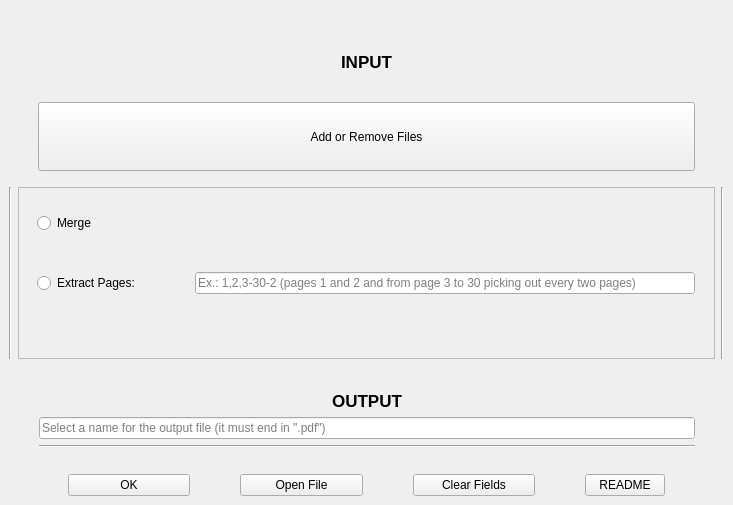
<?xml version="1.0" encoding="UTF-8"?>
<ui version="4.0">
 <class>MainWindow</class>
 <widget class="QMainWindow" name="MainWindow">
  <property name="geometry">
   <rect>
    <x>0</x>
    <y>0</y>
    <width>733</width>
    <height>505</height>
   </rect>
  </property>
  <property name="minimumSize">
   <size>
    <width>733</width>
    <height>497</height>
   </size>
  </property>
  <property name="windowTitle">
   <string>MainWindow</string>
  </property>
  <widget class="QWidget" name="centralwidget">
   <layout class="QGridLayout" name="gridLayout">
    <item row="1" column="1">
     <widget class="QFrame" name="frame">
      <property name="sizePolicy">
       <sizepolicy hsizetype="MinimumExpanding" vsizetype="Expanding">
        <horstretch>0</horstretch>
        <verstretch>0</verstretch>
       </sizepolicy>
      </property>
      <property name="frameShape">
       <enum>QFrame::StyledPanel</enum>
      </property>
      <property name="frameShadow">
       <enum>QFrame::Raised</enum>
      </property>
      <layout class="QGridLayout" name="gridLayout_4">
       <property name="topMargin">
        <number>25</number>
       </property>
       <property name="bottomMargin">
        <number>25</number>
       </property>
       <property name="spacing">
        <number>0</number>
       </property>
       <item row="1" column="0">
        <widget class="QRadioButton" name="extractPages">
         <property name="sizePolicy">
          <sizepolicy hsizetype="Fixed" vsizetype="MinimumExpanding">
           <horstretch>0</horstretch>
           <verstretch>0</verstretch>
          </sizepolicy>
         </property>
         <property name="maximumSize">
          <size>
           <width>149</width>
           <height>16777215</height>
          </size>
         </property>
         <property name="baseSize">
          <size>
           <width>200</width>
           <height>0</height>
          </size>
         </property>
         <property name="text">
          <string>Extract Pages:  </string>
         </property>
         <attribute name="buttonGroup">
          <string notr="true">options</string>
         </attribute>
        </widget>
       </item>
       <item row="1" column="1">
        <widget class="QLineEdit" name="rangePages">
         <property name="sizePolicy">
          <sizepolicy hsizetype="Minimum" vsizetype="Fixed">
           <horstretch>0</horstretch>
           <verstretch>0</verstretch>
          </sizepolicy>
         </property>
         <property name="maximumSize">
          <size>
           <width>500</width>
           <height>16777215</height>
          </size>
         </property>
         <property name="autoFillBackground">
          <bool>true</bool>
         </property>
         <property name="inputMask">
          <string/>
         </property>
         <property name="placeholderText">
          <string>Ex.: 1,2,3-30-2 (pages 1 and 2 and from page 3 to 30 picking out every two pages)</string>
         </property>
        </widget>
       </item>
       <item row="0" column="0" colspan="2">
        <widget class="QRadioButton" name="mergeDocs">
         <property name="sizePolicy">
          <sizepolicy hsizetype="Minimum" vsizetype="Minimum">
           <horstretch>0</horstretch>
           <verstretch>0</verstretch>
          </sizepolicy>
         </property>
         <property name="text">
          <string>Merge</string>
         </property>
         <attribute name="buttonGroup">
          <string notr="true">options</string>
         </attribute>
        </widget>
       </item>
      </layout>
     </widget>
    </item>
    <item row="2" column="1">
     <layout class="QVBoxLayout" name="verticalLayout_2">
      <property name="leftMargin">
       <number>21</number>
      </property>
      <property name="topMargin">
       <number>26</number>
      </property>
      <property name="rightMargin">
       <number>20</number>
      </property>
      <property name="bottomMargin">
       <number>20</number>
      </property>
      <item>
       <widget class="QLabel" name="outputLabel">
        <property name="sizePolicy">
         <sizepolicy hsizetype="Preferred" vsizetype="Fixed">
          <horstretch>0</horstretch>
          <verstretch>0</verstretch>
         </sizepolicy>
        </property>
        <property name="font">
         <font>
          <pointsize>13</pointsize>
          <weight>75</weight>
          <bold>true</bold>
         </font>
        </property>
        <property name="autoFillBackground">
         <bool>false</bool>
        </property>
        <property name="text">
         <string>OUTPUT</string>
        </property>
        <property name="textFormat">
         <enum>Qt::AutoText</enum>
        </property>
        <property name="scaledContents">
         <bool>true</bool>
        </property>
        <property name="alignment">
         <set>Qt::AlignCenter</set>
        </property>
        <property name="wordWrap">
         <bool>true</bool>
        </property>
        <property name="margin">
         <number>2</number>
        </property>
        <property name="indent">
         <number>0</number>
        </property>
        <property name="buddy">
         <cstring>outputName</cstring>
        </property>
       </widget>
      </item>
      <item>
       <widget class="QLineEdit" name="outputName">
        <property name="font">
         <font>
          <weight>50</weight>
          <italic>false</italic>
          <bold>false</bold>
         </font>
        </property>
        <property name="layoutDirection">
         <enum>Qt::LeftToRight</enum>
        </property>
        <property name="autoFillBackground">
         <bool>true</bool>
        </property>
        <property name="text">
         <string/>
        </property>
        <property name="placeholderText">
         <string>Select a name for the output file (it must end in &quot;.pdf&quot;)</string>
        </property>
       </widget>
      </item>
      <item>
       <widget class="Line" name="line">
        <property name="orientation">
         <enum>Qt::Horizontal</enum>
        </property>
       </widget>
      </item>
     </layout>
    </item>
    <item row="1" column="0">
     <widget class="Line" name="line_2">
      <property name="orientation">
       <enum>Qt::Vertical</enum>
      </property>
     </widget>
    </item>
    <item row="3" column="1">
     <layout class="QHBoxLayout" name="horizontalLayout_5">
      <property name="spacing">
       <number>50</number>
      </property>
      <property name="leftMargin">
       <number>50</number>
      </property>
      <property name="rightMargin">
       <number>50</number>
      </property>
      <item>
       <widget class="QPushButton" name="OK">
        <property name="sizePolicy">
         <sizepolicy hsizetype="MinimumExpanding" vsizetype="Minimum">
          <horstretch>0</horstretch>
          <verstretch>0</verstretch>
         </sizepolicy>
        </property>
        <property name="text">
         <string>OK</string>
        </property>
       </widget>
      </item>
      <item>
       <widget class="QPushButton" name="openFile">
        <property name="sizePolicy">
         <sizepolicy hsizetype="MinimumExpanding" vsizetype="Minimum">
          <horstretch>0</horstretch>
          <verstretch>0</verstretch>
         </sizepolicy>
        </property>
        <property name="text">
         <string>Open File</string>
        </property>
       </widget>
      </item>
      <item>
       <widget class="QPushButton" name="clearFields">
        <property name="sizePolicy">
         <sizepolicy hsizetype="MinimumExpanding" vsizetype="Minimum">
          <horstretch>0</horstretch>
          <verstretch>0</verstretch>
         </sizepolicy>
        </property>
        <property name="text">
         <string>Clear Fields</string>
        </property>
       </widget>
      </item>
      <item>
       <widget class="QPushButton" name="readmeFile">
        <property name="text">
         <string>README</string>
        </property>
       </widget>
      </item>
     </layout>
    </item>
    <item row="0" column="1">
     <layout class="QGridLayout" name="gridLayout_2">
      <property name="leftMargin">
       <number>20</number>
      </property>
      <property name="topMargin">
       <number>18</number>
      </property>
      <property name="rightMargin">
       <number>20</number>
      </property>
      <property name="bottomMargin">
       <number>10</number>
      </property>
      <property name="horizontalSpacing">
       <number>6</number>
      </property>
      <item row="0" column="0">
       <widget class="QLabel" name="inputLabel">
        <property name="sizePolicy">
         <sizepolicy hsizetype="MinimumExpanding" vsizetype="MinimumExpanding">
          <horstretch>0</horstretch>
          <verstretch>0</verstretch>
         </sizepolicy>
        </property>
        <property name="font">
         <font>
          <pointsize>13</pointsize>
          <weight>75</weight>
          <bold>true</bold>
         </font>
        </property>
        <property name="frameShadow">
         <enum>QFrame::Plain</enum>
        </property>
        <property name="lineWidth">
         <number>0</number>
        </property>
        <property name="midLineWidth">
         <number>0</number>
        </property>
        <property name="text">
         <string>INPUT</string>
        </property>
        <property name="scaledContents">
         <bool>true</bool>
        </property>
        <property name="alignment">
         <set>Qt::AlignCenter</set>
        </property>
        <property name="wordWrap">
         <bool>true</bool>
        </property>
        <property name="margin">
         <number>10</number>
        </property>
        <property name="indent">
         <number>0</number>
        </property>
       </widget>
      </item>
      <item row="1" column="0">
       <widget class="QPushButton" name="editListOfDocs">
        <property name="sizePolicy">
         <sizepolicy hsizetype="MinimumExpanding" vsizetype="MinimumExpanding">
          <horstretch>0</horstretch>
          <verstretch>0</verstretch>
         </sizepolicy>
        </property>
        <property name="text">
         <string>Add or Remove Files</string>
        </property>
       </widget>
      </item>
     </layout>
    </item>
    <item row="1" column="2">
     <widget class="Line" name="line_3">
      <property name="orientation">
       <enum>Qt::Vertical</enum>
      </property>
     </widget>
    </item>
   </layout>
  </widget>
 </widget>
 <resources/>
 <connections/>
 <buttongroups>
  <buttongroup name="options"/>
 </buttongroups>
</ui>
